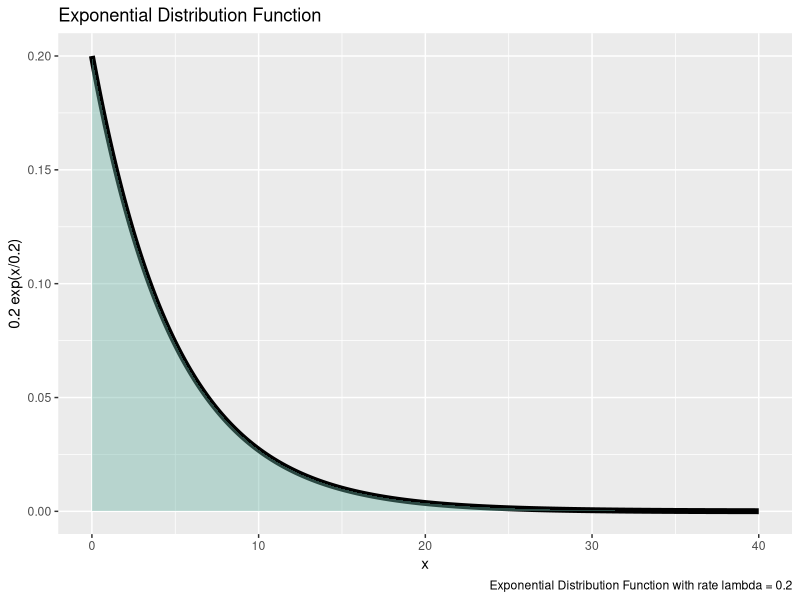
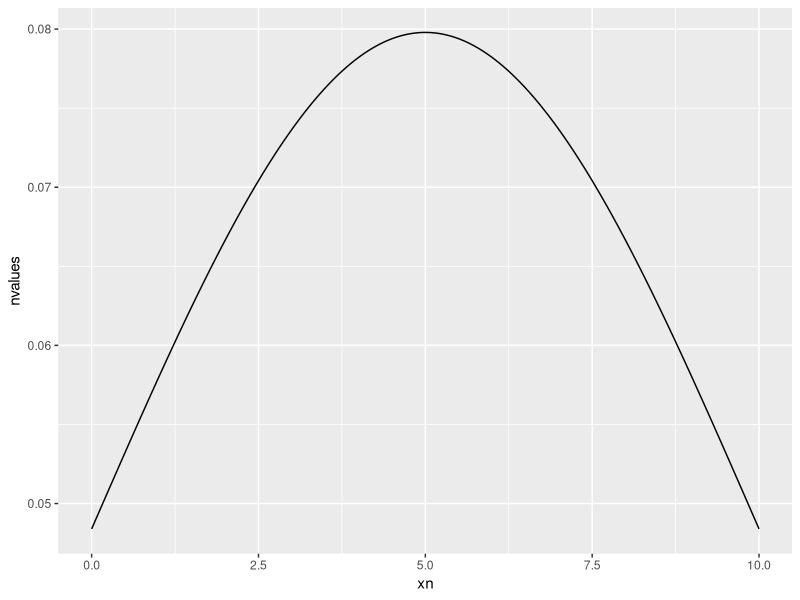
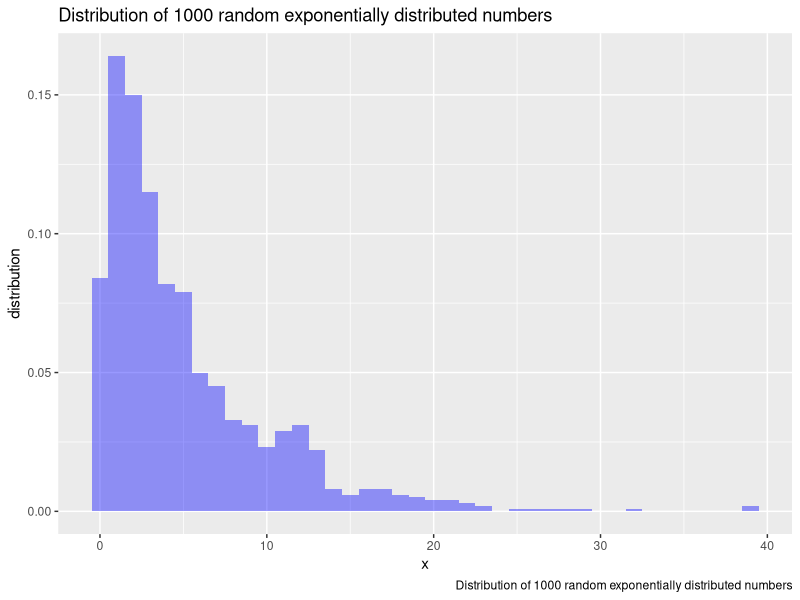
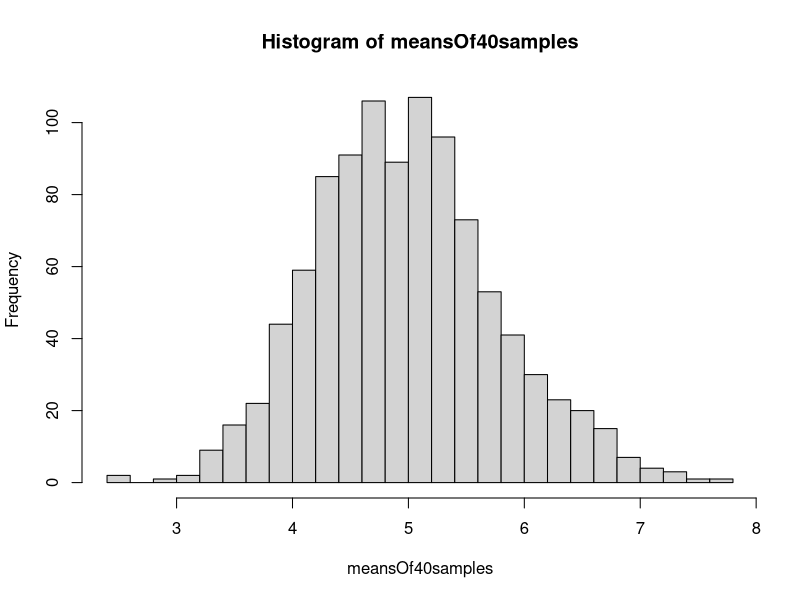
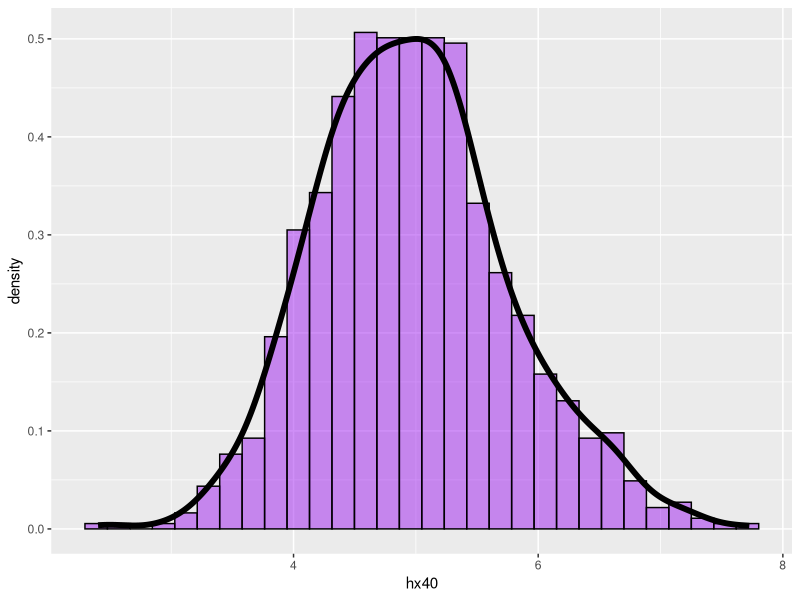

Here is the R script that generated these plots, in order:
##comments
library(ggplot2)

lambda = 0.2
xs <- seq(0,40, by = .05)
dvalues <- dexp(xs,rate=lambda)
data <-data.frame(xs,dvalues)

p1 <- ggplot(data,aes(x=xs,y=dvalues)) + 
      geom_line(size = 2)+
   geom_area( fill="#69b3a2", alpha=0.4) +
      xlab("x")+
      ylab("0.2 exp(x/0.2)")+
   labs(caption="Exponential Distribution Function with rate lambda = 0.2",
        title ="Exponential Distribution Function")
print(p1)

#for the normal distribution that we will compare to
xn <-seq(0,10,by = 10.01/1000)
nvalues <- dnorm(xn,mean=1/lambda,sd=1/lambda)
ndata <-data.frame(xn,nvalues)

p1n <- ggplot(ndata,aes(x=xn,y=nvalues)) + 
      geom_line()
print(p1n)

#rexp(n,rate) generates a vector of exponentially distributed random numbers
set.seed(12172020)  #set seed so result is reproducible
histdata <-data.frame(hx =rexp(1000,lambda))
p2 <- ggplot(data=histdata,aes(x=hx))+
      geom_histogram(aes(y=..density..),fill="blue",alpha = 0.4,binwidth = 1)+
   xlab("x")+
   ylab("distribution")+
   labs(caption="Distribution of 1000 random exponentially distributed numbers",
        title ="Distribution of 1000 random exponentially distributed numbers")

print(p2)


meansOf40samples =sdOf40samples =NULL
for (i in 1:1000) meansOf40samples = c(meansOf40samples,mean(rexp(40,rate = lambda)))
for (i in 1:1000) sdOf40samples = c(sdOf40samples,sd(rexp(40,rate = lambda)))
hist(meansOf40samples,breaks = 20)

mOf40 <-data.frame(hx40=meansOf40samples)
p3 <- ggplot(data=mOf40,aes(x=hx40))+
      geom_histogram(aes(y=..density..,binwidth = 0.5), fill="purple",color="black",alpha = 0.5)+
      geom_density(size=2)
print(p3)

popmean <-mean(rexp(1000,lambda))
popsd <-sd(rexp(1000,lambda))
mOfm <-mean(meansOf40samples)
mOfsd <-mean(sdOf40samples)
sdOfm <-sd(meansOf40samples)  #5/sqrt(40)= 0.7905694

#The sample variance, S^2, estimates the population variance
#The distribution of the sample variance is centered around the population variance
#The variance of the sample mean is S^2/n
#5/sqrt(40)

#Difference betw distribution of 1000 random exponentials and 
#the distribution of 1000 (averages of 40 exponentials).

#Confidence Interval for the difference in two means
ans <-popmean - mOfm +c(-1,1)*qnorm(0.975)*sqrt(popsd^2/1000 +sdOfm^2/1000)
